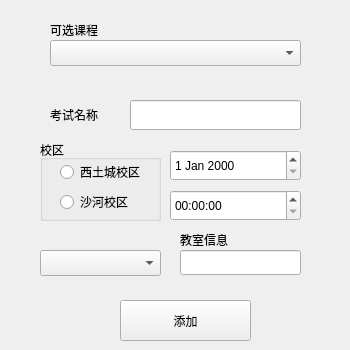
<?xml version="1.0" encoding="UTF-8"?>
<ui version="4.0">
 <class>Widget_LessonTest</class>
 <widget class="QWidget" name="Widget_LessonTest">
  <property name="geometry">
   <rect>
    <x>0</x>
    <y>0</y>
    <width>350</width>
    <height>350</height>
   </rect>
  </property>
  <property name="windowTitle">
   <string>Form</string>
  </property>
  <widget class="QLabel" name="label_lesson">
   <property name="geometry">
    <rect>
     <x>50</x>
     <y>20</y>
     <width>69</width>
     <height>20</height>
    </rect>
   </property>
   <property name="text">
    <string>可选课程</string>
   </property>
  </widget>
  <widget class="QComboBox" name="comboBox_lesson">
   <property name="geometry">
    <rect>
     <x>50</x>
     <y>40</y>
     <width>251</width>
     <height>26</height>
    </rect>
   </property>
  </widget>
  <widget class="QLabel" name="label_test">
   <property name="geometry">
    <rect>
     <x>50</x>
     <y>100</y>
     <width>81</width>
     <height>30</height>
    </rect>
   </property>
   <property name="text">
    <string>考试名称</string>
   </property>
  </widget>
  <widget class="QLineEdit" name="lineEdit_name">
   <property name="geometry">
    <rect>
     <x>130</x>
     <y>100</y>
     <width>171</width>
     <height>30</height>
    </rect>
   </property>
  </widget>
  <widget class="QComboBox" name="comboBox_location">
   <property name="geometry">
    <rect>
     <x>40</x>
     <y>250</y>
     <width>121</width>
     <height>26</height>
    </rect>
   </property>
  </widget>
  <widget class="QGroupBox" name="groupBox">
   <property name="geometry">
    <rect>
     <x>40</x>
     <y>140</y>
     <width>121</width>
     <height>81</height>
    </rect>
   </property>
   <property name="title">
    <string>校区</string>
   </property>
   <widget class="QRadioButton" name="radioButton_xitucheng">
    <property name="geometry">
     <rect>
      <x>20</x>
      <y>20</y>
      <width>91</width>
      <height>24</height>
     </rect>
    </property>
    <property name="text">
     <string>西土城校区</string>
    </property>
   </widget>
   <widget class="QRadioButton" name="radioButton_shahe">
    <property name="geometry">
     <rect>
      <x>20</x>
      <y>50</y>
      <width>91</width>
      <height>24</height>
     </rect>
    </property>
    <property name="text">
     <string>沙河校区</string>
    </property>
   </widget>
  </widget>
  <widget class="QPushButton" name="pushButton">
   <property name="geometry">
    <rect>
     <x>120</x>
     <y>300</y>
     <width>131</width>
     <height>41</height>
    </rect>
   </property>
   <property name="text">
    <string>添加</string>
   </property>
  </widget>
  <widget class="QDateEdit" name="dateEdit">
   <property name="geometry">
    <rect>
     <x>170</x>
     <y>150</y>
     <width>131</width>
     <height>31</height>
    </rect>
   </property>
  </widget>
  <widget class="QTimeEdit" name="timeEdit">
   <property name="geometry">
    <rect>
     <x>170</x>
     <y>190</y>
     <width>131</width>
     <height>31</height>
    </rect>
   </property>
  </widget>
  <widget class="QLineEdit" name="lineEdit_extra">
   <property name="geometry">
    <rect>
     <x>180</x>
     <y>250</y>
     <width>121</width>
     <height>25</height>
    </rect>
   </property>
  </widget>
  <widget class="QLabel" name="label">
   <property name="geometry">
    <rect>
     <x>180</x>
     <y>230</y>
     <width>69</width>
     <height>20</height>
    </rect>
   </property>
   <property name="text">
    <string>教室信息</string>
   </property>
  </widget>
 </widget>
 <resources/>
 <connections/>
</ui>
